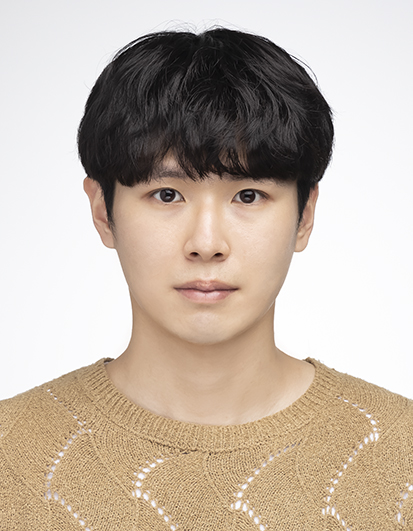
#> input picture pics/mypic.jpg, 413 x 531 px
$ jupyter execute example.ipynb
#> lines starting #> are read from the running program, lines starting #| are printed output that depends on the picture; after the words box and inside, x2 and y2 are one past the last pixel; in counts of white or black regions, pixels touching at a corner belong together
### pixpic.py
import cv2
import os

def pixelate_image(image_path, width_dividing = 20, output_path = None):
#> called with image_path = 'pics/mypic.jpg', width_dividing = 20
    image = cv2.imread(image_path)
#> image is the input picture: shape (531, 413, 3); mean B, G, R 167.3, 180.7, 194.6
    print('image loaded')

    height, width = image.shape[:2]
#> height = 531; width = 413
    print(f'original height, width: {height, width}')
#| original height, width: (531, 413)

    pixel_size = width // width_dividing
#> pixel_size = 20
    print(f'pixel width: {pixel_size}')
#| pixel width: 20
    print(f'pixel height: {height//int(height / pixel_size)}')
#| pixel height: 20
    # pixelate
    # downsizing to (width_dividing, int(height / pixel_size), then upsize to (width, height)
    temp = cv2.resize(image, (width_dividing, int(height / pixel_size)), interpolation=cv2.INTER_LINEAR)
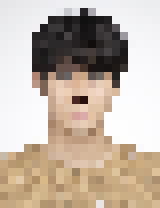
#> temp: shape (26, 20, 3) (shown 8 times larger); mean B, G, R 166.5, 179.7, 193.3
    pixelated_image = cv2.resize(temp, (width, height), interpolation=cv2.INTER_NEAREST)

    # save pic
    # if output path exists
    if output_path:
        cv2.imwrite(output_path, pixelated_image)
        print(f'pixelated image saved to {output_path}')
    # if output path does not exist
    else:
        # save to folder original pic exists
        base, ext = os.path.splitext(image_path)
        print(f'original pic path: {image_path}')
        output_path = f"{base}_pixelated{ext}"
        print(f'output: {output_path}')
        if os.path.exists(output_path):
            print(f'File {output_path} exists, it will be overwritten.')
        cv2.imwrite(output_path, pixelated_image)
        print(f'pixelated image saved to {output_path}')

    return pixelated_image

def pixelate_image_grayscale(image_path, width_dividing = 20, output_path = None):
#> called with image_path = 'pics/mypic.jpg', width_dividing = 20
    image = cv2.imread(image_path)
    print('image loaded')

    image = cv2.cvtColor(image, cv2.COLOR_BGR2GRAY)
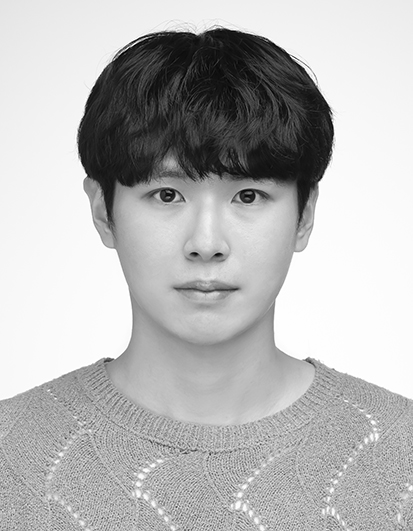
#> image: shape (531, 413); min 0, max 255, mean 183.3
    print('image converted to gray scale')

    height, width = image.shape[:2]
#> height = 531; width = 413
    print(f'original height, width: {height, width}')
#| original height, width: (531, 413)

    pixel_size = width // width_dividing
#> pixel_size = 20
    print(f'pixel width: {pixel_size}')
#| pixel width: 20
    print(f'pixel height: {height//int(height / pixel_size)}')
#| pixel height: 20
    # pixelate
    # downsizing to (width_dividing, int(height / pixel_size), then upsize to (width, height)
    temp = cv2.resize(image, (width_dividing, int(height / pixel_size)), interpolation=cv2.INTER_LINEAR)
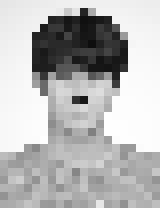
#> temp: shape (26, 20) (shown 8 times larger); min 14, max 254, mean 182.2
    pixelated_image = cv2.resize(temp, (width, height), interpolation=cv2.INTER_NEAREST)
#> pixelated_image: shape (531, 413)

    # save pic
    # if output path exists
    if output_path:
        cv2.imwrite(output_path, pixelated_image)
        print(f'pixelated image saved to {output_path}')
    # if output path does not exist
    else:
        # save to folder original pic exists
        base, ext = os.path.splitext(image_path)
        print(f'original pic path: {image_path}')
        output_path = f"{base}_pixelated_grayscale{ext}"
        print(f'output: {output_path}')
        if os.path.exists(output_path):
            print(f'File {output_path} exists, it will be overwritten.')
        cv2.imwrite(output_path, pixelated_image)
        print(f'pixelated image saved to {output_path}')

    return pixelated_image # np nd arr

def pixelate_image_bw(image_path, width_dividing = 20, threshold = 128, threshold_before_downsizing = False, threshold_after_pixelated = True, output_path = None):
#> called with image_path = 'pics/mypic.jpg', width_dividing = 20, threshold = 180, threshold_before_downsizing = True, threshold_after_pixelated = False
    image = cv2.imread(image_path)
    print('image loaded')

    image = cv2.cvtColor(image, cv2.COLOR_BGR2GRAY)
    print('image converted to gray scale applying threshold')

    if threshold_before_downsizing:
        _, image = cv2.threshold(image, threshold, 255, cv2.THRESH_BINARY)
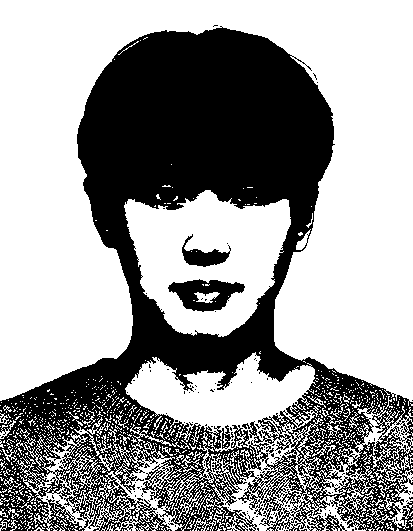
#> image: shape (531, 413); 60.6% white; 154 black regions (149 under 20 px), largest, box (x1, y1, x2, y2) and area: (0, 26, 413, 531) 83974, (168, 279, 245, 312) 1427, (182, 234, 231, 267) 646, (120, 523, 133, 531) 47, (266, 446, 274, 454) 30
        print('image converted to black white ver ')

    height, width = image.shape[:2]
#> height = 531; width = 413
    print(f'original height, width: {height, width}')
#| original height, width: (531, 413)

    pixel_size = width // width_dividing
#> pixel_size = 20
    print(f'pixel width: {pixel_size}')
#| pixel width: 20
    print(f'pixel height: {height//int(height / pixel_size)}')
#| pixel height: 20
    # pixelate
    # downsizing to (width_dividing, int(height / pixel_size), then upsize to (width, height)
    temp = cv2.resize(image, (width_dividing, int(height / pixel_size)), interpolation=cv2.INTER_LINEAR)
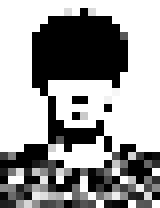
#> temp: shape (26, 20) (shown 8 times larger); min 0, max 255, mean 153.9
    pixelated_image = cv2.resize(temp, (width, height), interpolation=cv2.INTER_NEAREST)
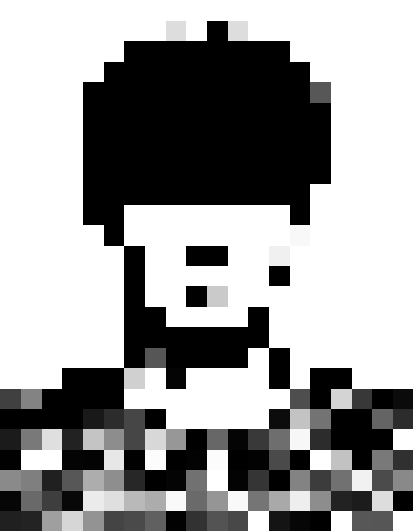
#> pixelated_image: shape (531, 413); min 0, max 255, mean 153.9
    if threshold_after_pixelated:
        _, pixelated_image = cv2.threshold(pixelated_image, threshold, 255, cv2.THRESH_BINARY)
        print('threshold applyed to the pixelated image')

    # save pic
    # if output path exists
    if output_path:
        cv2.imwrite(output_path, pixelated_image)
        print(f'pixelated image saved to {output_path}')
    # if output path does not exist
    else:
        # save to folder original pic exists
        base, ext = os.path.splitext(image_path)
        print(f'original pic path: {image_path}')
        output_path = f"{base}_pixelated_bw{ext}"
        print(f'output: {output_path}')
        if os.path.exists(output_path):
            print(f'{output_path} already exists, it will be overwritten.')
        cv2.imwrite(output_path, pixelated_image)
        print(f'pixelated image saved to {output_path}')

    return pixelated_image # np nd arr

### example.ipynb
[cell 1]
import matplotlib.pyplot as plt
import pixpic

input_image_path = 'pics/mypic.jpg'

# Original pixelated image
pixelated_image_original = pixpic.pixelate_image(input_image_path, width_dividing=20, output_path=None)

# Grayscale pixelated image
pixelated_image_grayscale = pixpic.pixelate_image_grayscale(input_image_path, width_dividing=20, output_path=None)

# Black and white pixelated image with threshold before downsizing
pixelated_image_bw_threshold_before_downsizing = pixpic.pixelate_image_bw(
                                                        input_image_path,
                                                        width_dividing=20,
                                                        threshold=180,
                                                        threshold_before_downsizing=True,
                                                        threshold_after_pixelated=False,
                                                        output_path=None
                                                    )

# Black and white pixelated image with threshold after pixelation
pixelated_image_bw_threshold_after_pixelated = pixpic.pixelate_image_bw(
                                                        input_image_path,
                                                        width_dividing=20,
                                                        threshold=180,
                                                        threshold_before_downsizing=False,
                                                        threshold_after_pixelated=True,
                                                        output_path=None
                                                    )
#> call 2 of pixelate_image_bw, with image_path = 'pics/mypic.jpg', width_dividing = 20, threshold = 180, threshold_before_downsizing = False, threshold_after_pixelated = True
#| original height, width: (531, 413)
#| pixel width: 20
#| pixel height: 20
#> in pixelate_image_bw (call 2), `_, pixelated_image = cv2.threshold(pixelated_image, threshold, 255, cv..`:
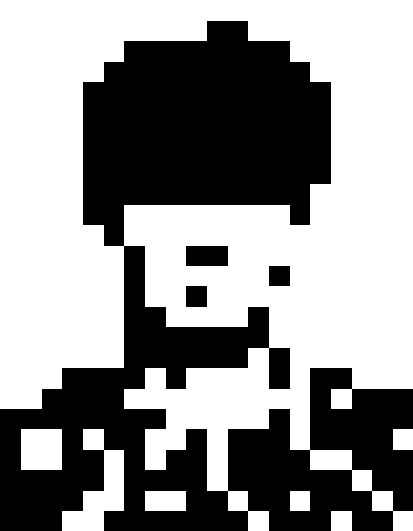
#> pixelated_image: shape (531, 413); 57.8% white; 4 black regions, box (x1, y1, x2, y2) and area: (0, 21, 413, 531) 90742, (186, 246, 228, 266) 840, (186, 286, 207, 307) 441, (269, 266, 290, 286) 420

# for plotting the input image
import cv2
input_image = cv2.imread(input_image_path)


# Plotting the images
plt.figure(figsize=(15, 15))


# All func returns images as CV2's image type(BGR)
# When plotting images, use => cv2Color(input_image, cv2.COLOR_BGR2RGB)

# Input
plt.subplot(1, 5, 1)
plt.imshow(cv2.cvtColor(input_image, cv2.COLOR_BGR2RGB))
plt.title('Input Image')
plt.axis('off')

# Original
plt.subplot(1, 5, 2)
plt.imshow(cv2.cvtColor(pixelated_image_original, cv2.COLOR_BGR2RGB))
plt.title('Original Pixelated')
plt.axis('off')

# Grayscale
plt.subplot(1, 5, 3)
plt.imshow(pixelated_image_grayscale, cmap='gray')
plt.title('Grayscale Pixelated')
plt.axis('off')

# Threshold before downsizing
plt.subplot(1, 5, 4)
plt.imshow(pixelated_image_bw_threshold_before_downsizing, cmap='gray')
plt.title('BW Threshold\nBefore Downsizing\n(threshold 180)',fontsize=10)
plt.axis('off')

# Threshold after pixelated
plt.subplot(1, 5, 5)
plt.imshow(pixelated_image_bw_threshold_after_pixelated, cmap='gray')
plt.title('BW Threshold\nAfter Pixelation\n(threshold 180)', fontsize=10)
plt.axis('off')

plt.show()
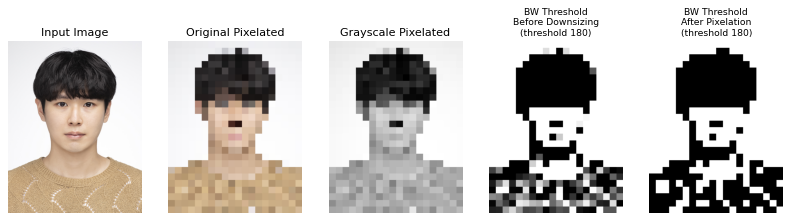
#> figure drawn by matplotlib, 5 panels
